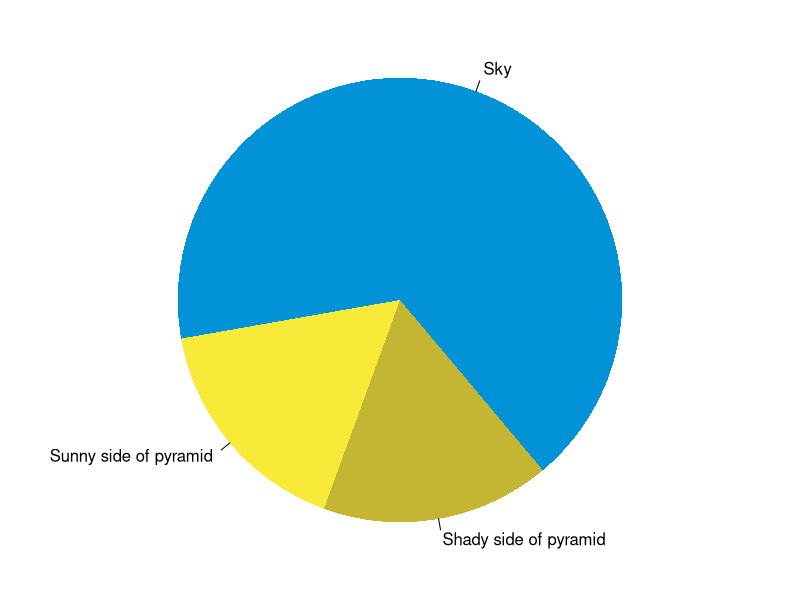

Generate this figure with R:
## ---- chunk 1
knitr::opts_chunk$set(collapse = TRUE)
## ---- chunk 2
summary(cars)
fit <- lm(dist ~ speed, data = cars)
fit
## ---- chunk 3
par(mar = c(0, 1, 0, 1))
pie(
  c(240, 60, 60),
  c('Sky', 'Sunny side of pyramid', 'Shady side of pyramid'),
  col = c('#0292D8', '#F7EA39', '#C4B632'),
  init.angle = -50, border = NA
)
